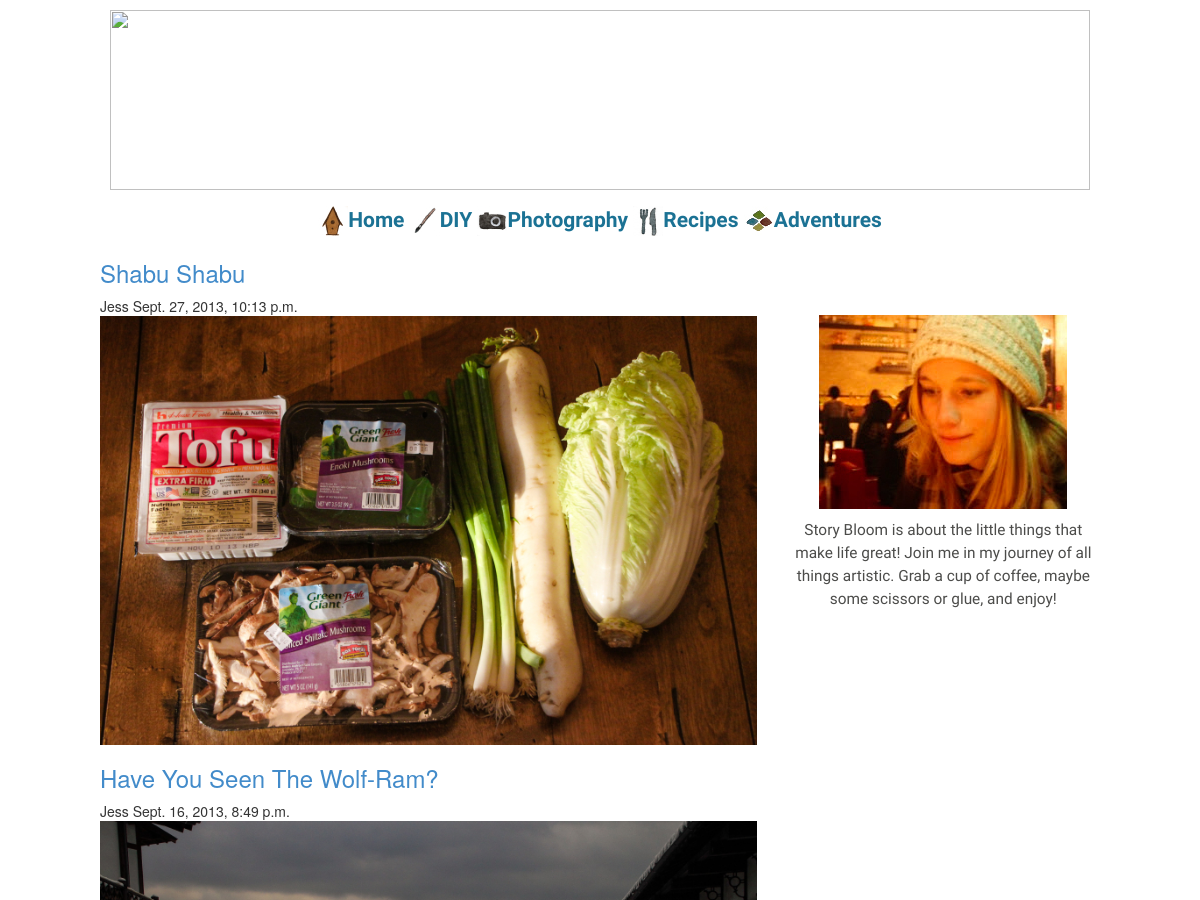
The page /b/ (upper part) on the database as committed earlier.
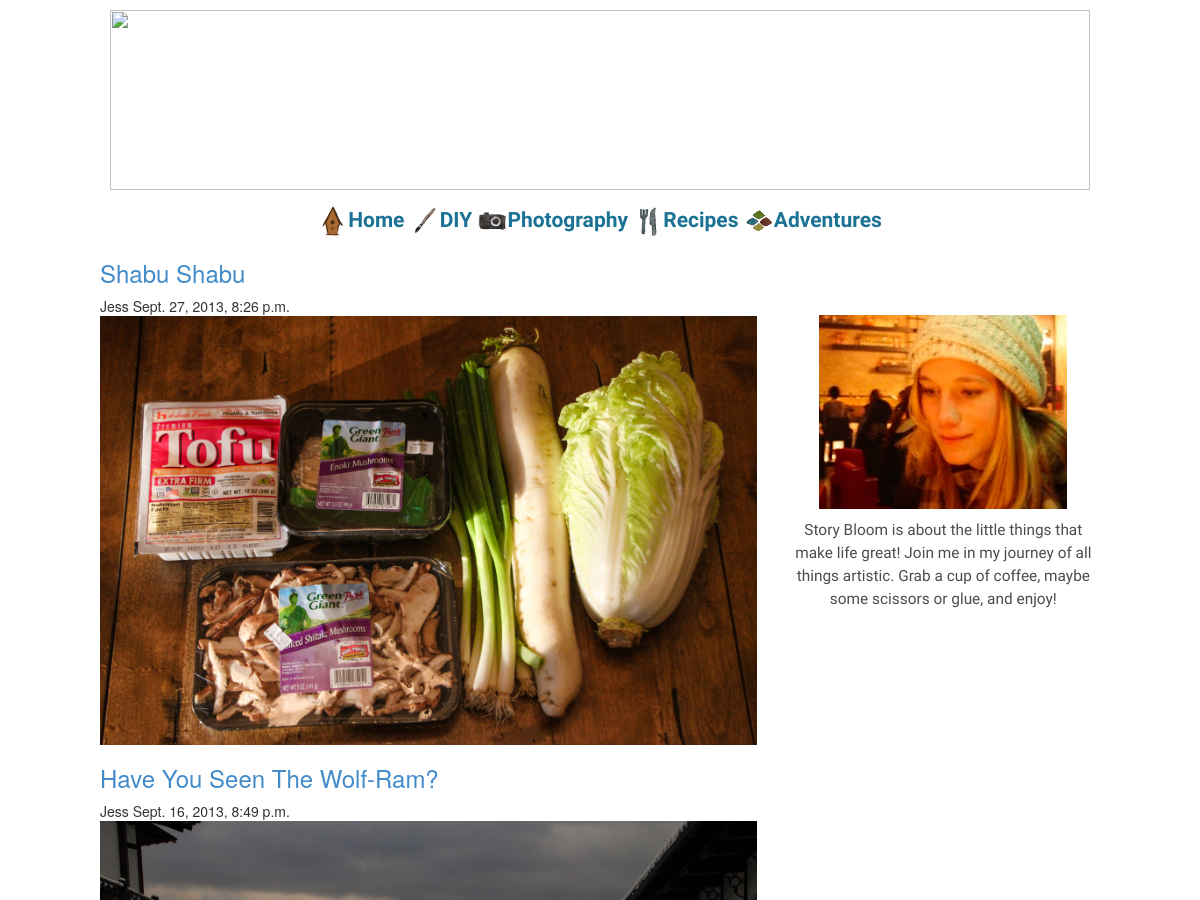
The same page on the database as committed later.
### blogs/models.py (models this page shows, shortened)
class Post(models.Model):
    title         = models.CharField('Title', max_length=50)
    image_url     = models.CharField('Image URL', max_length=100)
    keywords      = models.CharField('Keywords', max_length=50)
    category      = models.ForeignKey(Category)
    short_desc    = models.CharField('Short Description', max_length=100)
    long_desc     = models.CharField('Long Description', max_length=400)
    author        = models.CharField('Author', max_length=50)
    pub_date      = models.DateTimeField('Date Published')
    post          = models.TextField('Post')
    class Meta:
        ordering = ['-pub_date']

### blogs/views.py (the view)
def index(request):
    context = {
        'categories': Category.objects.all(),
        'posts': Post.objects.all()
    }
    return render(request, 'blogs/index.html', context)

### storybloom/templates/blogs/index.html (shortened to what this page needs)
{% load staticfiles %}
<!DOCTYPE html>
<html>
	{% include "blogs/site-header.html" %}
	<body>
		{% include "blogs/nav-bar.html" %}
		<link type="text/css" rel="stylesheet" href="{% static 'css/blogs/index.css' %}">
	  	<main class="l-global-width">
	    	<div class="row">
				<div class="col-sm-8">
					{% for post in posts %}
						<div class="post">
							<header class="post-header">
								<h3><a href="/b/{{post.category.id}}/{{post.id}}">{{post.title}}</a></h3>
								<span class="post-author">
									{{post.author}}
								</span>
								<span class="post-date">
									{{post.pub_date}}
								</span>
							</header>
							<div class="post-content">
								<a href="/b/{{post.category.id}}/{{post.id}}"><img class="img-responsive" src="{% static post.image_url %}" /></a>
							</div>
						</div>
					{% endfor %}
				</div>
				<div class="col-sm-4">
					<div class="profile">
						<div class="profile-img">
						<a href="about.html"><img class="img-responsive" src="../../static/images/profile.jpg" title="About"></a>
						</div>
						<div class="profile-blurb">
							Story Bloom is about the little things that make life great!  Join me in my journey of all things artistic. Grab a cup of coffee, maybe some scissors or glue, and enjoy!
						</div>
					</div>
				</div>
			</div>
		</main>
	</body>
</html>

Rows that differ between the two databases and show on the page:
changed Post "Shabu Shabu": pub_date "Sept. 27, 2013, 10:13 p.m." → "Sept. 27, 2013, 8:26 p.m."
